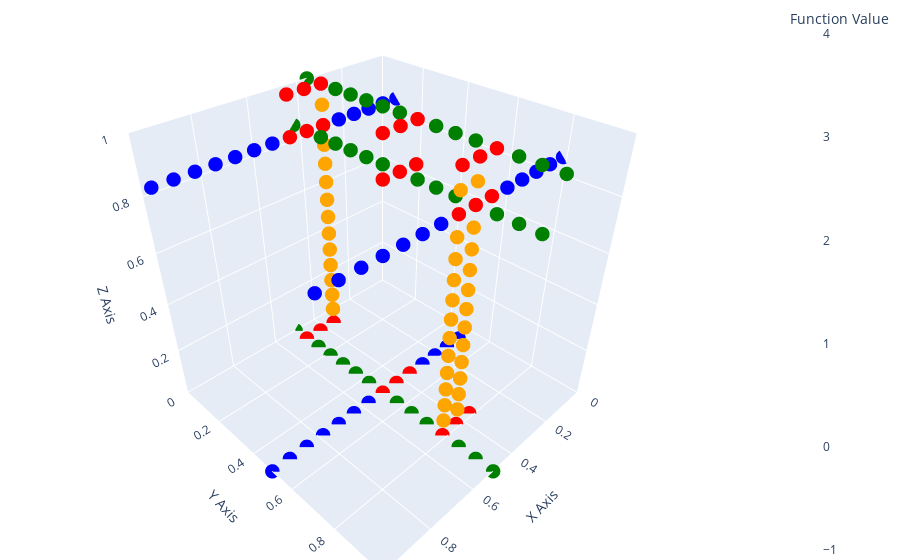

Here is the notebook cell this chart was saved with:
### Code cell
fL = L.evaluate(fun)
fA = A.evaluate(fun)
fB = B.evaluate(fun)
fC = C.evaluate(fun)
fL = ["red"] * len(fL)
fA = ["blue"] * len(fA)
fB = ["green"] * len(fB)
fC = ["orange"] * len(fC)
xyz = A + B + C + L
f = np.concatenate([fA, fB, fC, fL])

from qutree.plot import *
plot_xyz(xyz, f)

### Figure 1 — Plotly figure (JSON) as saved in the notebook; plotly's stock layout.template omitted (floating-point values rounded to 4 significant figures; data arrays with more than 128 entries replaced by an {"elided": "..."} marker saying what was removed)
{"data": [{"marker": {"color": {"elided": "162 str values"}, "colorbar": {"title": {"text": "Function Value"}}, "colorscale": [[0, "#440154"], [0.1111, "#482878"], [0.2222, "#3e4989"], [0.3333, "#31688e"], [0.4444, "#26828e"], [0.5556, "#1f9e89"], [0.6667, "#35b779"], [0.7778, "#6ece58"], [0.8889, "#b5de2b"], [1, "#fde725"]], "size": 5}, "mode": "markers", "type": "scatter3d", "x": {"elided": "162 float values"}, "y": {"elided": "162 float values"}, "z": {"elided": "162 float values"}}], "layout": {"margin": {"b": 0, "l": 0, "r": 0, "t": 0}, "scene": {"aspectmode": "cube", "xaxis": {"autorange": false, "range": [0, 1], "title": {"text": "X Axis"}}, "yaxis": {"autorange": false, "range": [0, 1], "title": {"text": "Y Axis"}}, "zaxis": {"autorange": false, "range": [0, 1], "title": {"text": "Z Axis"}}}}}
